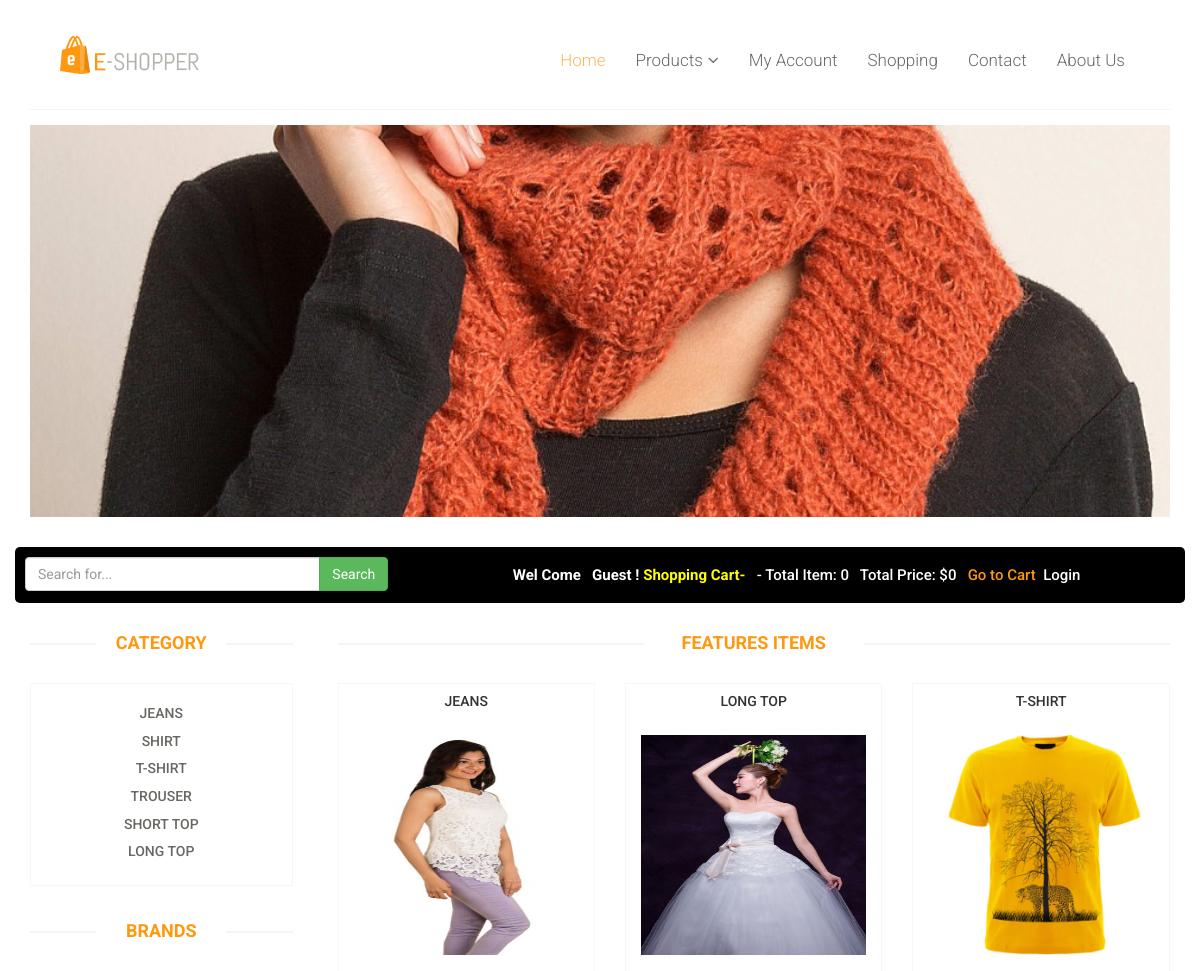
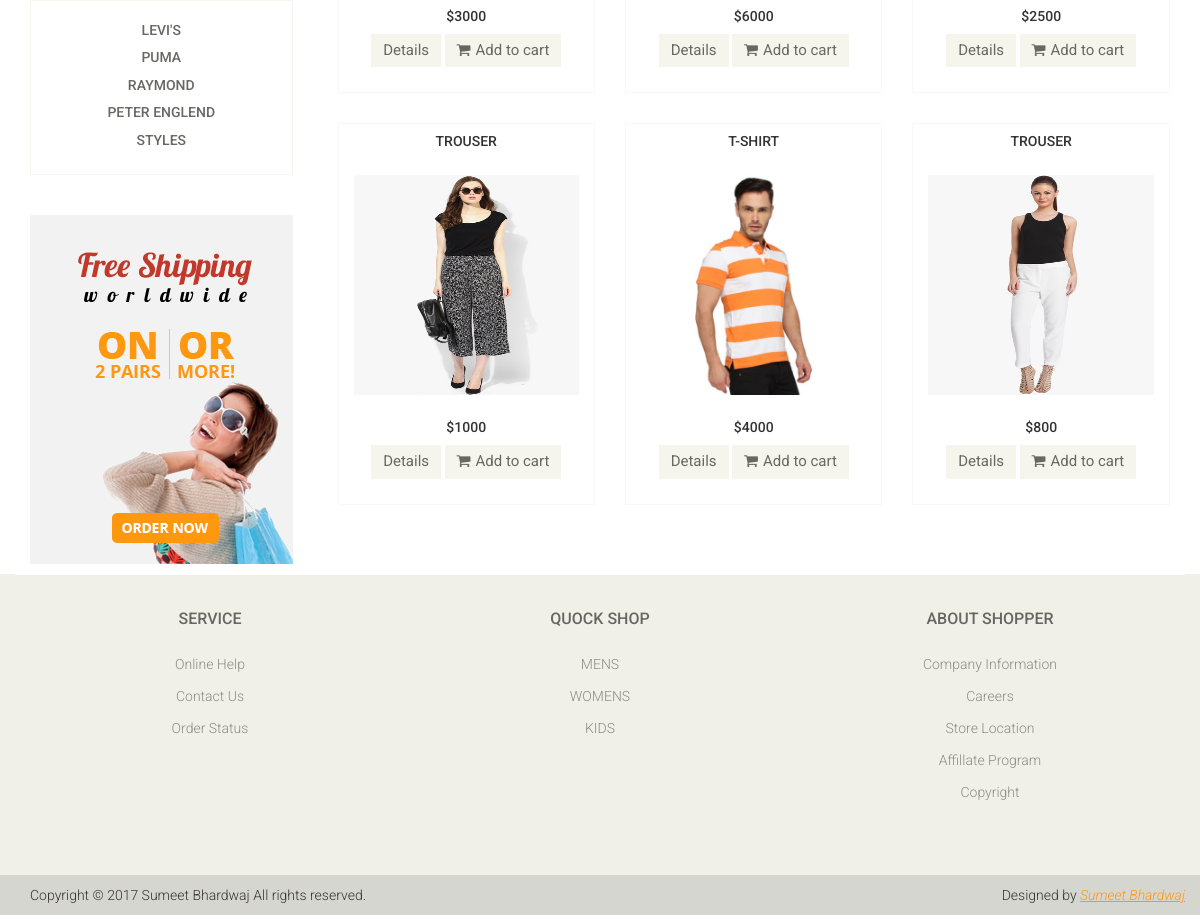
The page / on the database its author committed (2 pictures, top to bottom).
### tables this page shows
CREATE TABLE `categories` (
  `cat_id` int(10) NOT NULL,
  `cat_title` text NOT NULL
);

CREATE TABLE `brands` (
  `brand_id` int(10) NOT NULL,
  `brand_title` text NOT NULL
);

CREATE TABLE `product` (
  `pro_id` int(10) NOT NULL,
  `pro_hum` int(10) NOT NULL,
  `pro_cat` int(10) NOT NULL,
  `pro_brand` int(10) NOT NULL,
  `date` timestamp NOT NULL DEFAULT CURRENT_TIMESTAMP ON UPDATE CURRENT_TIMESTAMP,
  `pro_title` text NOT NULL,
  `pro_img1` text NOT NULL,
  `pro_img2` text NOT NULL,
  `pro_img3` text NOT NULL,
  `pro_price` int(10) NOT NULL,
  `pro_desc` text NOT NULL,
  `status` text NOT NULL,
  `pro_keyword` text NOT NULL
);

CREATE TABLE `humnes_cats` (
  `hum_id` int(10) NOT NULL,
  `hum_title` text NOT NULL
);

### functions/function.php (the view, shortened to what this page needs)
<?php
$con = mysqli_connect("localhost","root","","e-shoper") or die(mysqli_error());
function getRealIpAddr(){
	if(!empty($_SERVER['HTTP_CLIENT_IP'])){
		$ip = $_SERVER['HTTP_CLIENT_IP'];
	}
	elseif(!empty($_SERVER['HTTP_X_FORWARDED_FOR'])){
		$ip = $_SERVER['HTTP_X_FORWARDED_FOR'];
	}
	else{
		$ip = $_SERVER['REMOTE_ADDR'];
	}
	return $ip;
}
function itmes(){
	if(isset($_GET['add_cart'])){
		global $con;
		$ip_add = getRealIpAddr();
		$get_itmes = "select * from cart where ip_add = '$ip_add'";
		$run_items = mysqli_query($con,$get_itmes);
		$count = mysqli_num_rows($run_items);
	}
	else{
		global $con;
		$ip_add = getRealIpAddr();
		$get_itmes = "select * from cart where ip_add = '$ip_add'";
		$run_items = mysqli_query($con,$get_itmes);
		$count = mysqli_num_rows($run_items);
	}
		echo $count;
}
function Totalprice(){
		$total=0;
		echo "$".$total;
	}
function getPro(){
	 global $con;
	if(!isset($_GET['hum'])){
	 if(!isset($_GET['cat'])){
		 if(!isset($_GET['brand'])){
						$get_products ="select * from product order by rand() LIMIT 0,6";
						 $run_products = mysqli_query($con,$get_products);
						 while($row_products = mysqli_fetch_array($run_products)){
							 $product_id = $row_products['pro_id'];
							 $product_title = $row_products['pro_title'];
							 $product_price = $row_products['pro_price'];
							 $product_image = $row_products['pro_img1'];
							 echo "<div class='col-sm-4'>
							<div class='product-image-wrapper'>
								<div class='single-products'>
							 <div class='productinfo text-center'>
											 <h5 style='margin-top:10px;'>$product_title</h5>
											<img src='admin_area/product_images/$product_image' class='img-responsive' alt='' style='padding:15px;height:250px;' />
											<h5>$$product_price</h5>
											<a href='detailes.php?pro_id=$product_id' class='btn btn-default add-to-cart' style='flot:left;'>Details</a>
											<a href='index.php?add_cart=$product_id' class='btn btn-default add-to-cart'><i class='fa fa-shopping-cart'></i>Add to cart</a>
										 	</div>
											</div>
							</div>
						 </div>";
						 }
	 }
}
}}
	function getHum(){
	global $con;
	$get_hum_cats = "SELECT * FROM `humnes_cats`";
						 $run_hum_cats = mysqli_query($con,$get_hum_cats);
					      while ($row_hum_cats = mysqli_fetch_array($run_hum_cats)){
							  $hum_id = $row_hum_cats['hum_id'];
							  $hum_title = $row_hum_cats['hum_title'];
							   echo "<li class='text-center'><a href='index.php?hum= $hum_id'>$hum_title</a></li>";
					 }
}
function getCat(){
	global $con;
	                     $get_cats = "SELECT * FROM  `categories`";
						 $run_cats = mysqli_query($con,$get_cats);
					      while ($row_cats = mysqli_fetch_array($run_cats)){
							  $cat_id = $row_cats['cat_id'];
							  $cat_title = $row_cats['cat_title'];
							  echo "<div class='panel-heading text-center'>
								 <h4 class='panel-title'><a href='index.php?cat= $cat_id'>$cat_title</a></h4>
							 </div>";
							 }
}
function getBrand(){
	global $con;
	                   $get_brands = "SELECT * FROM  `brands`";
						 $run_brands = mysqli_query($con,$get_brands);
					      while ($row_brands = mysqli_fetch_array($run_brands)){
							  $brand_id = $row_brands['brand_id'];
							  $brand_title = $row_brands['brand_title'];
							  echo "<div class='panel-heading text-center'>
								 <h4 class='panel-title'><a href='index.php?brand= $brand_id'>$brand_title</a></h4>
							 </div>";
							 }
}
?>

### head.php (shortened to what this page needs)
<!DOCTYPE html>
<html lang="en">
<head>
    <link href="css/bootstrap.min.css" rel="stylesheet">
    <link href="css/font-awesome.min.css" rel="stylesheet">
    <link href="css/prettyPhoto.css" rel="stylesheet">
    <link href="css/price-range.css" rel="stylesheet">
    <link href="css/animate.css" rel="stylesheet">
	<link href="css/main.css" rel="stylesheet">
	<link href="css/responsive.css" rel="stylesheet">
</head>

### index.php (shortened to what this page needs)
<?php include_once('head.php');?>
<body>
<?php include_once('templates/header.php');?>
	<section>
		<div class="container">
			<div class="row">
				<div class="col-sm-3">
					<div class="left-sidebar">
						<h2>Category</h2>
					<div class="panel-group category-products" id="accordian">
						 <div class="panel panel-default">
						 <?php
						 getCat();
					 ?>
						 </div>
						</div>
						<h2>Brands</h2>
					<div class="panel-group category-products" id="accordian">
						 <div class="panel panel-default">
						 <?php
						 getBrand();
					 ?>
						 </div>
						</div>
						<div class="shipping text-center">
							<img src="images/home/shipping.jpg" alt="" />
						</div>
					</div>
				</div>
				<div class="col-sm-9 padding-right">
					<div class="features_items">
						<h2 class="title text-center">Features Items</h2>
							   <?php
							  getPro();
							   ?>
					</div>
				</div>
			</div>
		</div>
	</section>
	<?php include_once('templates/footer.php');
	include_once('foot.php');?>

### templates/header.php (shortened to what this page needs)
<?php @session_start();
include_once('functions/function.php');
 ?>
<header id="header" style="margin-bottom:15px;">
		<div class="header-middle">
			<div class="container">
				<div class="row">
					<div class="col-sm-12">
						<div class="navbar-header navbar-top-fixed">
						<a class="navbar-brand" href="index.php"><img src="images/home/logo.png" alt="" /></a>
						</div>
						<div class="mainmenu pull-right" style="margin-top:30px;">
							<ul class="nav navbar-nav collapse navbar-collapse">
								<li><a href="index.php" class="active">Home</a></li>
								<li class="dropdown"><a href="">Products<i class="fa fa-angle-down"></i></a>
                                        <?php getHum();?>
                                </li>
								<?php
					 if(isset($_SESSION['custom_email'])){
						echo" <li><a href='customer_my_Account.php'>My Account</a></li>";
					 }else{
						 echo"<li><a href='customer_login.php'>My Account</a></li>";
					 }?>
					 <li><a href="404.html">Shopping</a></li>
								<li><a href="contact-us.php">Contact</a></li>
								<li><a href="cart.html">About Us</a></li>
							</ul>
						</div>
					</div>
				</div>
			</div>
		</div>
		</header>
		<?php include_once('slider.php');?>
		<header id="header" tyle="margin-bottom:15px;">
		<div class="header-bottom " >
		 <div class="container" style="background:#000;padding:10px; border-radius:5px;" >
			 <div class="row" >
				 <div class="col-sm-4">
				 <form action="results.php" method="get" enctype="multipart/form-date">
					 <div class="input-group">
						 <input type="text" name="search" class="form-control" placeholder="Search for...">
						 <span class="input-group-btn">
							 <button class="btn btn-success" name="search_btn" type="submit">Search</button>
						 </span>
					 </div>
					 </form>
				 </div>
				 <div class="col-sm-8 text-center">
					 <h6 style="color:#fff;font-size:15px;">
					 <?php
					 if(!isset($_SESSION['custom_email'])){
					 echo"<b> Wel Come &nbsp Guest !</b>"." "."<b style='color:yellow'>Shopping Cart-</b>";
					 }
					 ?>
					 <span>- Total Item: <?php itmes();?> &nbsp Total Price: <?php Totalprice();?> &nbsp <a href="cart.php" style="color:#FE980F; underline:none;">Go to Cart</a>
					 &nbsp<?php
					 if(!isset($_SESSION['custom_email'])){
					 echo"<a href='checkout.php' style='color:#fff; underline:none;'>Login</a>";
					 }else{
						 echo"<a href='logout.php' style='color:#fff; underline:none;'>Logout</a>";
					 }
					 ?>
					 </span></h6>
				 </div>
			 </div>
		 </div>
	 </div>
	</header>

### slider.php (shortened to what this page needs)
<div class="container">
<a href="index.php"><div class="w3-content w3-section " style="max-width:100%;">
  <img class="mySlides" src="images/Banner-2.jpg" style="width:100%">
</div></a>
</div>

### templates/footer.php (shortened to what this page needs)
<footer id="footer" style="margin-top:10px;">
		<div class="footer-widget">
			<div class="container">
				<div class="row">
					<div class="col-sm-4 text-center">
						<div class="single-widget">
							<h2>Service</h2>
							<ul class="nav nav-pills nav-stacked">
								<li><a href="#">Online Help</a></li>
								<li><a href="contact-us.php">Contact Us</a></li>
								<li><a href="customer_my_account.php?my_order">Order Status</a></li>
								</ul>
						</div>
					</div>
					<div class="col-sm-4 text-center">
						<div class="single-widget">
							<h2>Quock Shop</h2>
							<ul class="nav nav-pills nav-stacked">
								<?php getHum();?>
							</ul>
						</div>
					</div>
					<div class="col-sm-4 text-center">
						<div class="single-widget">
							<h2>About Shopper</h2>
							<ul class="nav nav-pills nav-stacked">
								<li><a href="#">Company Information</a></li>
								<li><a href="#">Careers</a></li>
								<li><a href="#">Store Location</a></li>
								<li><a href="#">Affillate Program</a></li>
								<li><a href="#">Copyright</a></li>
							</ul>
						</div>
					</div>
					</div>
				</div>
			</div>
		<div class="footer-bottom">
			<div class="container">
				<div class="row">
					<p class="pull-left">Copyright © 2017 Sumeet Bhardwaj All rights reserved.</p>
					<p class="pull-right">Designed by <span><a target="_blank" href="sumeetbhardwaj88@gmail.com">Sumeet Bhardwaj</a></span></p>
				</div>
			</div>
		</div>
	</footer>

### foot.php (shortened to what this page needs)
</body>
</html>

### css/main.css (style rules this page uses)
body { font-family: 'Roboto', sans-serif; background:; position: relative; font-weight:400px; }
ul li { list-style: none; }
a { -webkit-transition: 300ms; -moz-transition: 300ms; -o-transition: 300ms; transition: 300ms; }
h1, h2, h3, h4, h5, h6 { font-family: 'Roboto', sans-serif; }
.header-middle .container .row { border-bottom: 1px solid #f5f5f5; margin-left: 0; margin-right: 0; padding-bottom: 20px; padding-top: 20px; }
.header-bottom { padding-bottom: 30px; padding-top: 30px; }
.navbar-collapse.collapse { padding-left: 0; }
.mainmenu ul li { padding-right: 15px; padding-left: 15px; }
.mainmenu ul li:first-child { padding-left: 0px; }
.mainmenu ul li a { color: #696763; font-family: 'Roboto', sans-serif; font-size: 17px; font-weight: 300; padding: 0; padding-bottom: 10px; }
.mainmenu ul li a:hover, .mainmenu ul li a.active, .shop-menu ul li a.active { background:none; color:#fdb45e; }
.fa-angle-down { padding-left: 5px; }
#footer { background: #F0F0E9; }
.footer-widget { margin-bottom: 68px; }
.footer-widget .container { border-top: 1px solid #FFFFFF; padding-top: 15px; }
.single-widget h2 { color: #666663; font-family: 'Roboto', sans-serif; font-size: 16px; font-weight: 500; margin-bottom: 22px; text-transform: uppercase; }
.single-widget ul li a { color: #8C8C88; font-family: 'Roboto', sans-serif; font-size: 14px; font-weight: 300; padding: 5px 0; }
.footer-bottom { background: #D6D6D0; padding-top: 10px; }
.footer-bottom p { color: #363432; font-family: 'Roboto', sans-serif; font-weight: 300; margin-left: 15px; }
.footer-bottom p span a { color: #FE980F; font-style: italic; text-decoration: underline; }
.category-products { border: 1px solid #F7F7F0; margin-bottom: 35px; padding-bottom: 20px; padding-top: 15px; }
.left-sidebar h2, .brands_products h2 { color: #FE980F; font-family: 'Roboto', sans-serif; font-size: 18px; font-weight: 700; margin: 0 auto 30px; text-align: center; text-transform: uppercase; position: relative; z-index:3; }
.left-sidebar h2:after, h2.title:after { content: " "; position: absolute; border: 1px solid #f5f5f5; bottom:8px; left: 0; width: 100%; height: 0; z-index: -2; }
.left-sidebar h2:before { content: " "; position: absolute; background: #fff; bottom: -6px; width: 130px; height: 30px; z-index: -1; left: 50%; margin-left: -65px; }
h2.title:before { content: " "; position: absolute; background: #fff; bottom: -6px; width: 220px; height: 30px; z-index: -1; left: 50%; margin-left: -110px; }
.category-products .panel { background-color: #FFFFFF; border: 0px; border-radius: 0px; box-shadow:none; margin-bottom: 0px; }
.category-products .panel-default .panel-heading { background-color: #FFFFFF; border: 0 none; color: #FFFFFF; padding: 5px 20px; }
.category-products .panel-default .panel-heading .panel-title a { color: #696763; font-family: 'Roboto', sans-serif; font-size: 14px; text-decoration: none; text-transform: uppercase; }
.shipping { background-color: #F2F2F2; margin-top: 40px; overflow: hidden; padding-top: 20px; position: relative; }
.padding-right { padding-right: 0; }
.features_items { overflow:hidden; }
h2.title { color: #FE980F; font-family: 'Roboto', sans-serif; font-size: 18px; font-weight: 700; margin: 0 15px; text-transform: uppercase; margin-bottom: 30px; position: relative; }
.product-image-wrapper { border:1px solid #F7F7F5; overflow: hidden; margin-bottom:30px; }
.single-products { position: relative; }
.productinfo img { width: 100%; }
.productinfo { position:relative; }
.add-to-cart { background:#F5F5ED; border: 0 none; border-radius: 0; color: #696763; font-family: 'Roboto', sans-serif; font-size: 15px; margin-bottom: 25px; }
.add-to-cart i { margin-right:5px; }

### rows shown on the page
categories: cat_title "JEANS"
categories: cat_title "SHIRT"
categories: cat_title "T-SHIRT"
categories: cat_title "TROUSER"
categories: cat_title "SHORT TOP"
categories: cat_title "LONG TOP"
brands: brand_title "LEVI'S"
brands: brand_title "PUMA"
brands: brand_title "RAYMOND"
brands: brand_title "PETER ENGLEND"
brands: brand_title "STYLES"
product: pro_title "JEANS", pro_img1 (picture), pro_price "3000"
product: pro_title "LONG TOP", pro_img1 (picture), pro_price "6000"
product: pro_title "T-SHIRT", pro_img1 (picture), pro_price "2500"
product: pro_title "TROUSER", pro_img1 (picture), pro_price "1000"
product: pro_title "T-SHIRT", pro_img1 (picture), pro_price "4000"
product: pro_title "TROUSER", pro_img1 (picture), pro_price "800"
humnes_cats: hum_title "MENS"
humnes_cats: hum_title "WOMENS"
humnes_cats: hum_title "KIDS"

### other values the page prints
$count "0"
$total "0"
